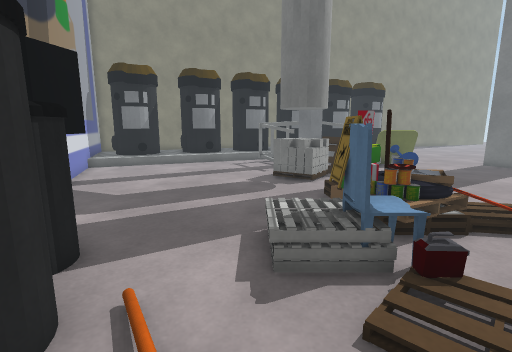
[1] (above)

20 first-person views from a walk through a 3-D level made in the Unity game engine. The camera is 1.2 m above the floor, tilts 10° down and sees 85° across. The floor is counted in squares, 0.5 m on a side. Each view is taken from the middle of a square. On the plan, view 1 faces up. The plan holds only what a view shows up to about 18 squares ahead; the rest is blank. The place goes on beyond the plan. Some surface patterns are stand-ins.

[2]
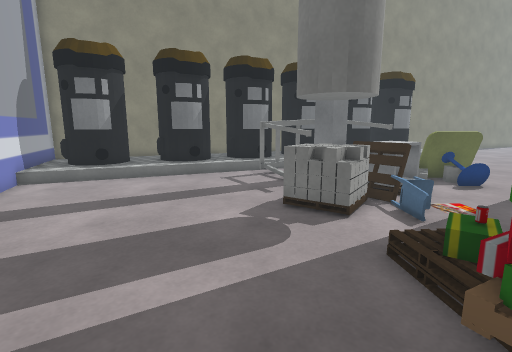

[3]
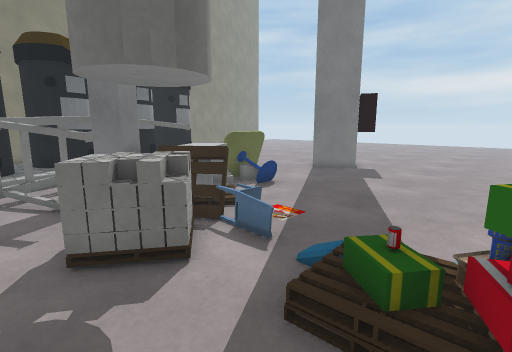

[4]
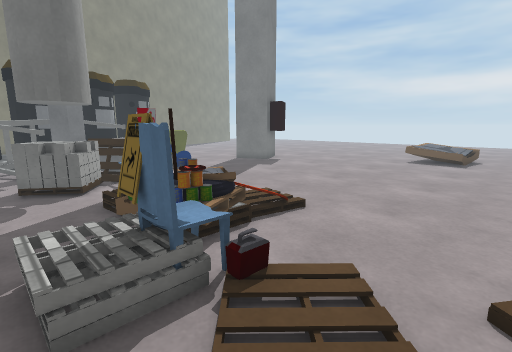

[5]
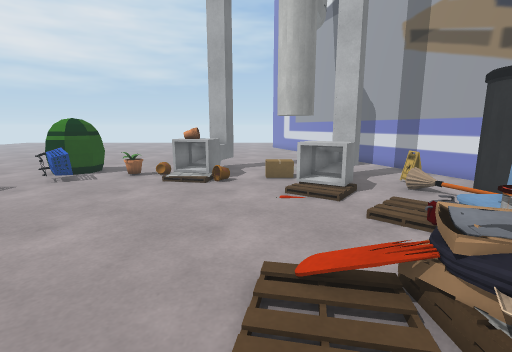

[6]
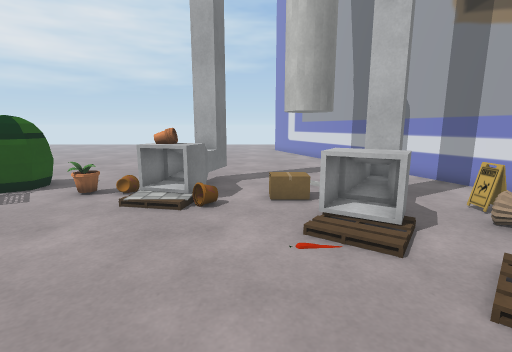

[7]
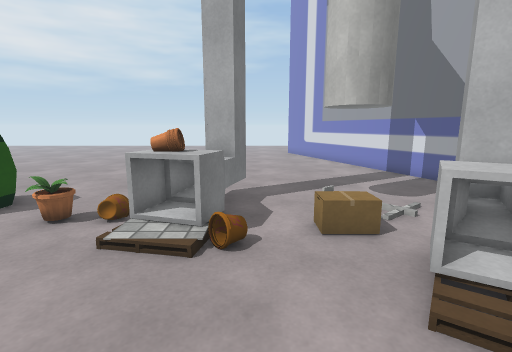

[8]
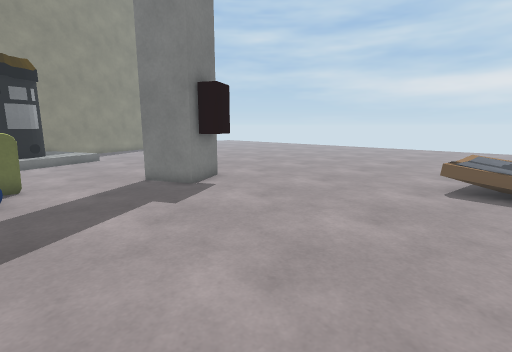

[9]
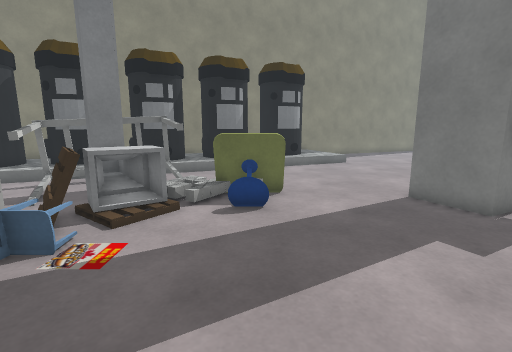

[10]
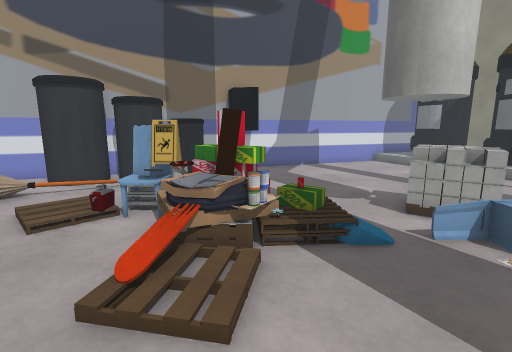

[11]
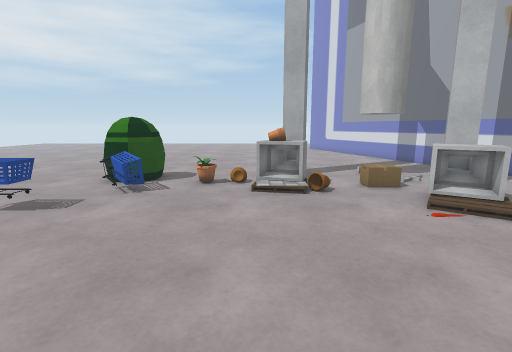

[12]
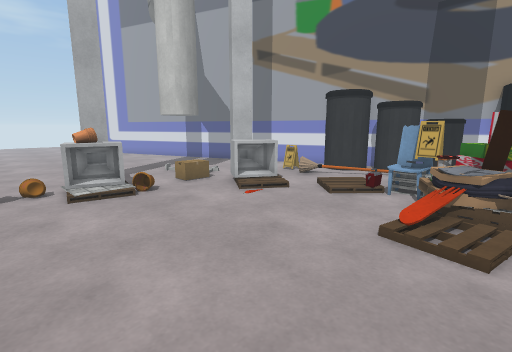

[13]
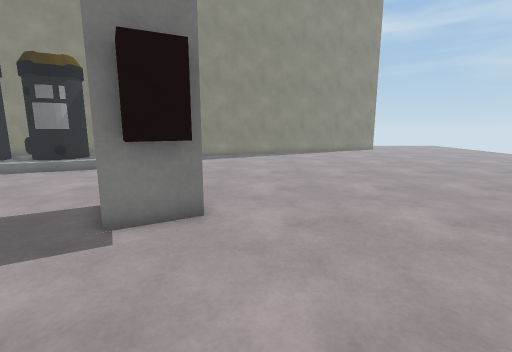

[14]
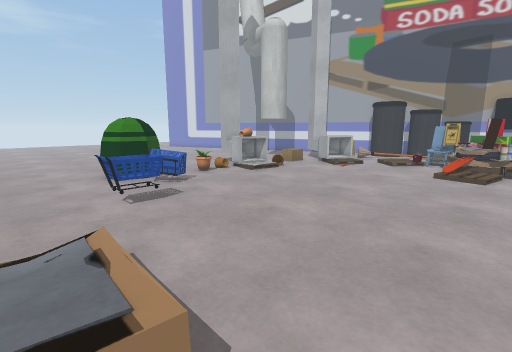

[15]
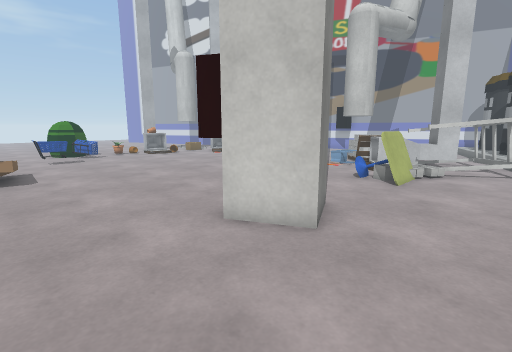

[16]
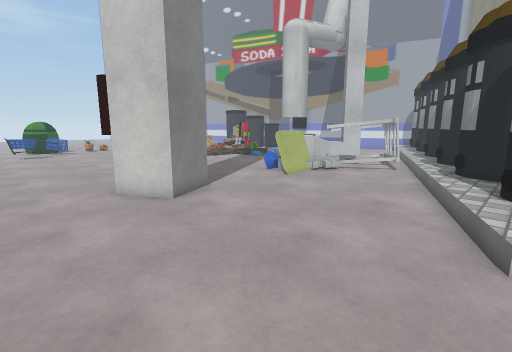

[17]
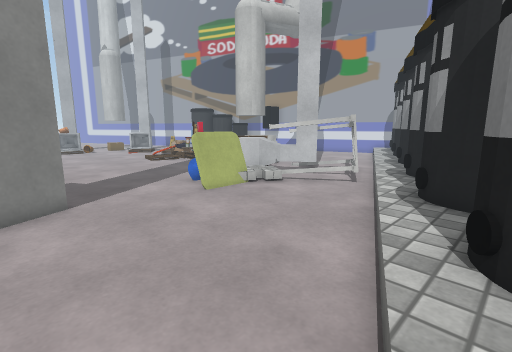

[18]
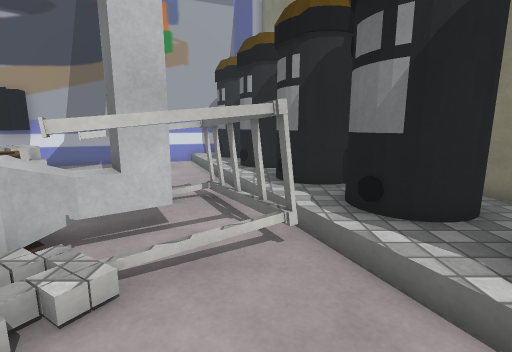

[19]
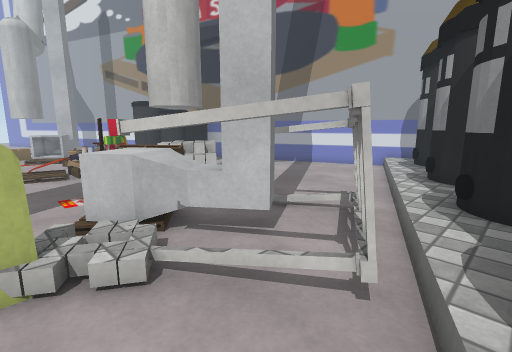

[20]
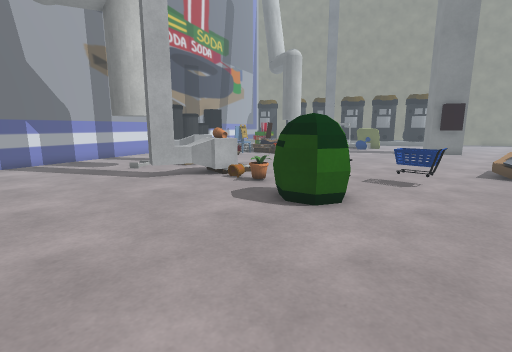

### Floor plan
Key: @ floor where view 1 was taken; # wall or solid block; . main floor; : floor 0.25 m higher than the main floor; + floor 0.5 m higher than the main floor; * floor 0.75 m higher than the main floor; / step, stairs or slope; = window, fence, low wall or low ledge; ^ raised ledge; O other object.
Columns run from 8 left of view 1 to 22 right of it. Each row starts with its distance up from view 1.
 27                 ###O#::/...  .
 26               ###  O:/.........
 25            #####O://...........
 24           ##OO::/..............
 23 ##   ### ###O:/................
 22  #O  #O#OO://O.................
 21  #O##O:::/.OOO.................
 20  #:O#://.OOO.OO................
 19 ##::/...OO.##.O/...............
 18 /:/......O.#^.O/OOO....###.....
 17 /........OO.^^# OOO....###.....
 16 ..........O.O^^ .O.....###.....
 15 ..........O.OO#........#OO.....
 14 .........OOOOO.................
 13  ........OOO.O.................
 12 #........OOO...................
 11 #.........../..................
 10 ##.........///.................
  9  #.........//..................
  8  #OO......./////...............
  7  #OO.....  O*O//............./+
  6  ## ..../ O/+///.............//
  5   # OO..//O/................./
  4   ## O....//.................::
  3    # OO...///..................
  2      OO... /...................
  1     #OOO....///...........OO...
  0        O@...O#/...........OO...
 -1       O....^^^/................
 -2      #..O..^^^.........OO......
 -3      #  ..##=.O..^#=....OO.....
 -4      ##...##.....^OO:OO.OOO....
 -5       #.....OO...^^....OOOO....
 -6       ##....O.O. ^#.....OOO....
 -7        #....OOO.## ............
 -8        #.......................
 -9        ##......................
-10         #......................
-11         ##....................
-12          #....................
-13          #.....................

Where each view was taken, in squares from view 1:
view 1: 0 up, 0 right, facing up
view 2: 5 up, 0 right, facing up
view 3: 8 up, 0 right, facing up-right
view 4: 1 up, 0 right, facing up-right
view 5: 10 up, 7 right, facing down
view 6: 6 up, 7 right, facing down
view 7: 3 up, 8 right, facing down
view 8: 5 up, 9 right, facing up-right
view 9: 8 up, 9 right, facing up
view 10: 8 up, 10 right, facing left
view 11: 8 up, 11 right, facing down
view 12: 8 up, 13 right, facing down-left
view 13: 9 up, 19 right, facing up
view 14: 9 up, 22 right, facing down-left
view 15: 22 up, 22 right, facing down-left
view 16: 27 up, 21 right, facing down-left
view 17: 27 up, 16 right, facing down-left
view 18: 21 up, 10 right, facing left
view 19: 23 up, 8 right, facing down-left
view 20: 13 down, 22 right, facing up-left
